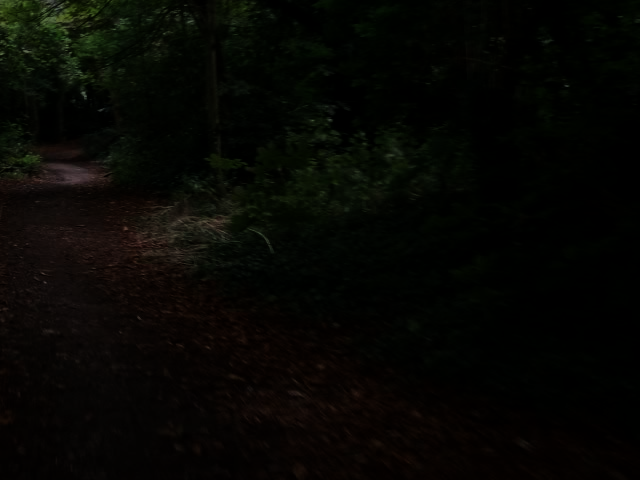
#> input picture P1im1_0856043.bmp, 640 x 480 px
$ python -i tool.py   (imports and definitions only)
#> lines starting #> are read from the running program, lines starting #| are printed output that depends on the picture
#> further down, picture is the input picture: shape (480, 640, 3); mean B, G, R 3, 6.4, 6.2
import numpy as np
import cv2 as cv

import matplotlib.pyplot as plt
# [1 line not run here, left out]

def calculateHist(image):
    y = np.bincount(image.ravel(), minlength=256)
    return y

# [45 lines left out: functions showHist, gamma, linear, not called in this run]

def HistEqual(image):
    (b, g, r) = cv.split(image)
    bH = cv.equalizeHist(b)
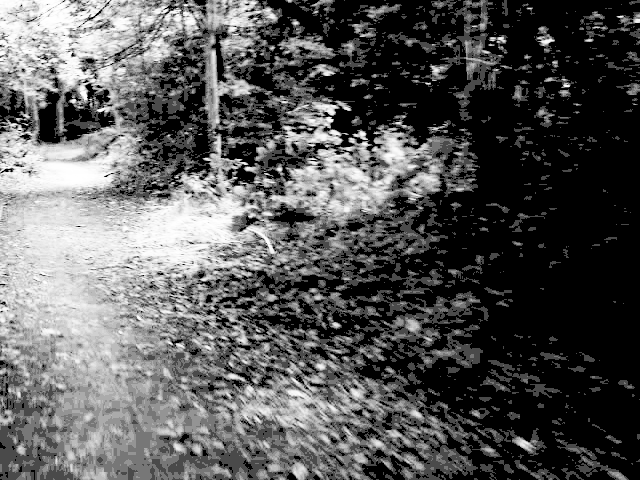
#> bH: shape (480, 640); min 0, max 255, mean 88.6
    gH = cv.equalizeHist(g)
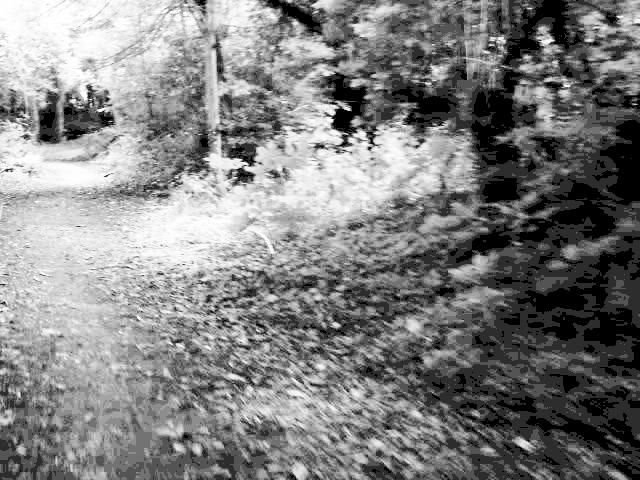
#> gH: shape (480, 640); min 0, max 255, mean 128.5
    rH = cv.equalizeHist(r)
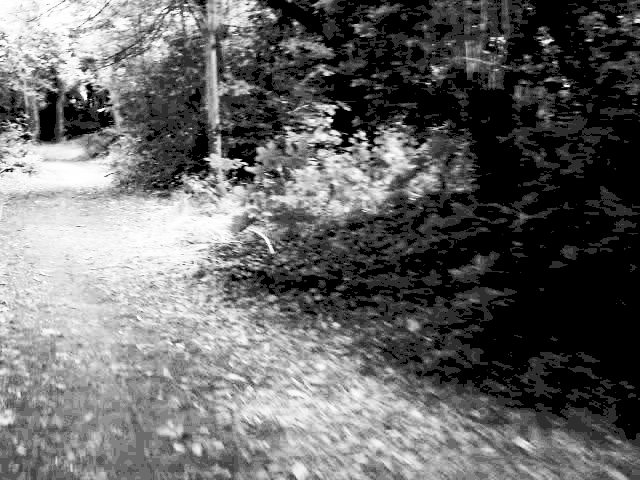
#> rH: shape (480, 640); min 0, max 255, mean 103.3
    new_image = cv.merge((bH, gH, rH))
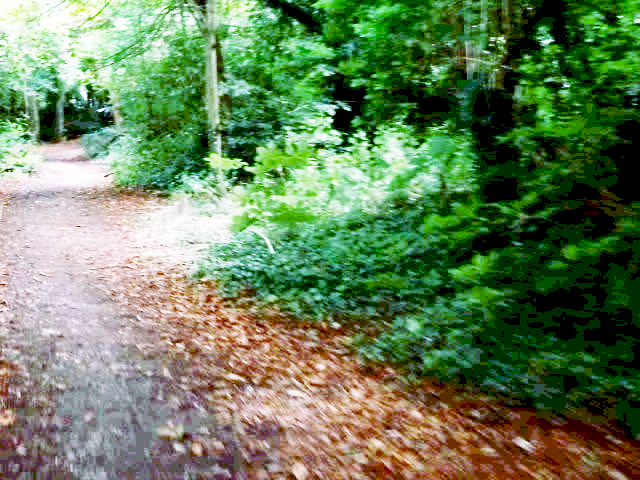
#> new_image: shape (480, 640, 3); mean B, G, R 88.6, 128.5, 103.3
    return new_image

# [19 lines left out: function oneChannel, not called in this run]

def bilateralFilter(image):
    new_image = cv.bilateralFilter(image,7,75,75)
    return new_image

def medianBlur(image):
    return cv.medianBlur(image,3)
def noise(image):
    return cv.fastNlMeansDenoisingColored(image)

# [29 lines left out: function hsvAdjust, not called in this run]

class Channel_value:
    val = -1.0
    intensity = -1.0


# [21 lines left out: function find_intensity_of_atmospheric_light, not called in this run]


def find_dark_channel(img):
    return np.unravel_index(np.argmin(img), img.shape)[2]


def clamp(minimum, x, maximum):
    return max(minimum, min(x, maximum))


# [25 lines left out: function dehaze, not called in this run]

def distance(x, y, i, j):
    return np.sqrt((x-i)**2 + (y-j)**2)


def gaussian(x, sigma):
    return  np.exp(- (x ** 2) / (2 * sigma ** 2))

# [27 lines left out: functions bilateralfilter, bilateral_filter, not called in this run]

>>> import cv2
>>> picture = cv2.imread('../P1im1_0856043.bmp')
>>> result = HistEqual(picture)
